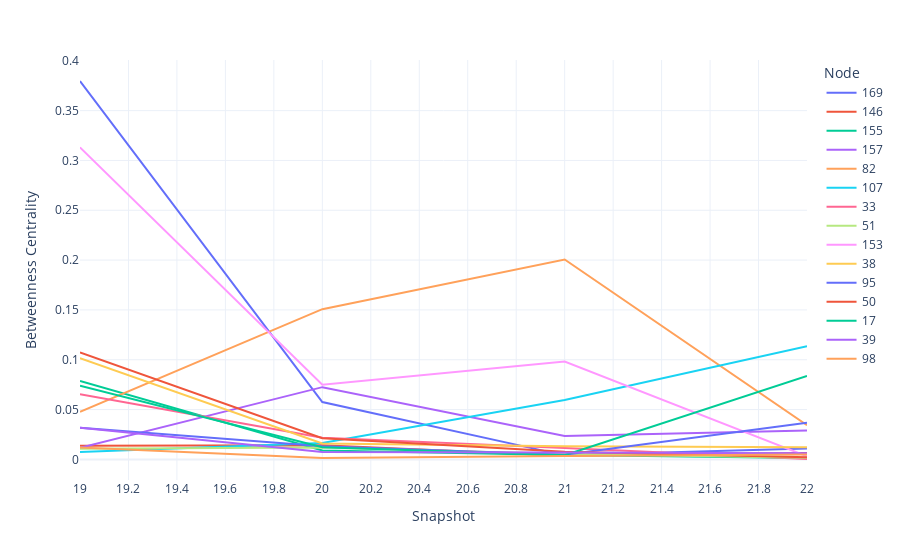

This figure's notebook cell:
### Markdown cell above
### Plotting Dynamic Betweenness Centrality

Finally, plot the betweenness centrality over time using plotly.

### Code cell
import plotly.express as px

fig = px.line(df.T)
fig.update_layout(xaxis_title="Snapshot",
                  xaxis_nticks=len(snapshotG),
                  yaxis_title="Betweenness Centrality",
                  legend_title_text='Node',
                  template="plotly_white")
fig.show()

### Figure 1 — Plotly figure (JSON) as saved in the notebook; plotly's stock layout.template omitted (floating-point values rounded to 4 significant figures)
{"data": [{"hovertemplate": "variable=169<br>index=%{x}<br>value=%{y}<extra></extra>", "legendgroup": "169", "line": {"color": "#636efa", "dash": "solid"}, "mode": "lines", "name": "169", "orientation": "v", "showlegend": true, "type": "scatter", "x": [19, 20, 21, 22], "xaxis": "x", "y": [0.3797, 0.05752, 0.004021, 0.011], "yaxis": "y"}, {"hovertemplate": "variable=146<br>index=%{x}<br>value=%{y}<extra></extra>", "legendgroup": "146", "line": {"color": "#EF553B", "dash": "solid"}, "mode": "lines", "name": "146", "orientation": "v", "showlegend": true, "type": "scatter", "x": [19, 20, 21, 22], "xaxis": "x", "y": [0.01372, 0.01413, 0.00357, 0.006415], "yaxis": "y"}, {"hovertemplate": "variable=155<br>index=%{x}<br>value=%{y}<extra></extra>", "legendgroup": "155", "line": {"color": "#00cc96", "dash": "solid"}, "mode": "lines", "name": "155", "orientation": "v", "showlegend": true, "type": "scatter", "x": [19, 20, 21, 22], "xaxis": "x", "y": [0.07871, 0.008893, 0.004312, 0.001307], "yaxis": "y"}, {"hovertemplate": "variable=157<br>index=%{x}<br>value=%{y}<extra></extra>", "legendgroup": "157", "line": {"color": "#ab63fa", "dash": "solid"}, "mode": "lines", "name": "157", "orientation": "v", "showlegend": true, "type": "scatter", "x": [19, 20, 21, 22], "xaxis": "x", "y": [0.01154, 0.07249, 0.02339, 0.02889], "yaxis": "y"}, {"hovertemplate": "variable=82<br>index=%{x}<br>value=%{y}<extra></extra>", "legendgroup": "82", "line": {"color": "#FFA15A", "dash": "solid"}, "mode": "lines", "name": "82", "orientation": "v", "showlegend": true, "type": "scatter", "x": [19, 20, 21, 22], "xaxis": "x", "y": [0.04777, 0.1507, 0.2006, 0.03438], "yaxis": "y"}, {"hovertemplate": "variable=107<br>index=%{x}<br>value=%{y}<extra></extra>", "legendgroup": "107", "line": {"color": "#19d3f3", "dash": "solid"}, "mode": "lines", "name": "107", "orientation": "v", "showlegend": true, "type": "scatter", "x": [19, 20, 21, 22], "xaxis": "x", "y": [0.007351, 0.01652, 0.05956, 0.1137], "yaxis": "y"}, {"hovertemplate": "variable=33<br>index=%{x}<br>value=%{y}<extra></extra>", "legendgroup": "33", "line": {"color": "#FF6692", "dash": "solid"}, "mode": "lines", "name": "33", "orientation": "v", "showlegend": true, "type": "scatter", "x": [19, 20, 21, 22], "xaxis": "x", "y": [0.0655, 0.02162, 0.0113, 0.0003816], "yaxis": "y"}, {"hovertemplate": "variable=51<br>index=%{x}<br>value=%{y}<extra></extra>", "legendgroup": "51", "line": {"color": "#B6E880", "dash": "solid"}, "mode": "lines", "name": "51", "orientation": "v", "showlegend": true, "type": "scatter", "x": [19, 20, 21, 22], "xaxis": "x", "y": [0.01068, 0.01203, 0.005304, 0.001585], "yaxis": "y"}, {"hovertemplate": "variable=153<br>index=%{x}<br>value=%{y}<extra></extra>", "legendgroup": "153", "line": {"color": "#FF97FF", "dash": "solid"}, "mode": "lines", "name": "153", "orientation": "v", "showlegend": true, "type": "scatter", "x": [19, 20, 21, 22], "xaxis": "x", "y": [0.3131, 0.07492, 0.09828, 0.002986], "yaxis": "y"}, {"hovertemplate": "variable=38<br>index=%{x}<br>value=%{y}<extra></extra>", "legendgroup": "38", "line": {"color": "#FECB52", "dash": "solid"}, "mode": "lines", "name": "38", "orientation": "v", "showlegend": true, "type": "scatter", "x": [19, 20, 21, 22], "xaxis": "x", "y": [0.1017, 0.01596, 0.01321, 0.01207], "yaxis": "y"}, {"hovertemplate": "variable=95<br>index=%{x}<br>value=%{y}<extra></extra>", "legendgroup": "95", "line": {"color": "#636efa", "dash": "solid"}, "mode": "lines", "name": "95", "orientation": "v", "showlegend": true, "type": "scatter", "x": [19, 20, 21, 22], "xaxis": "x", "y": [0.03164, 0.0131, 0.004661, 0.03677], "yaxis": "y"}, {"hovertemplate": "variable=50<br>index=%{x}<br>value=%{y}<extra></extra>", "legendgroup": "50", "line": {"color": "#EF553B", "dash": "solid"}, "mode": "lines", "name": "50", "orientation": "v", "showlegend": true, "type": "scatter", "x": [19, 20, 21, 22], "xaxis": "x", "y": [0.1074, 0.02122, 0.0076, 0.002232], "yaxis": "y"}, {"hovertemplate": "variable=17<br>index=%{x}<br>value=%{y}<extra></extra>", "legendgroup": "17", "line": {"color": "#00cc96", "dash": "solid"}, "mode": "lines", "name": "17", "orientation": "v", "showlegend": true, "type": "scatter", "x": [19, 20, 21, 22], "xaxis": "x", "y": [0.07397, 0.01214, 0.004207, 0.08371], "yaxis": "y"}, {"hovertemplate": "variable=39<br>index=%{x}<br>value=%{y}<extra></extra>", "legendgroup": "39", "line": {"color": "#ab63fa", "dash": "solid"}, "mode": "lines", "name": "39", "orientation": "v", "showlegend": true, "type": "scatter", "x": [19, 20, 21, 22], "xaxis": "x", "y": [0.03164, 0.007292, 0.006813, 0.006161], "yaxis": "y"}, {"hovertemplate": "variable=98<br>index=%{x}<br>value=%{y}<extra></extra>", "legendgroup": "98", "line": {"color": "#FFA15A", "dash": "solid"}, "mode": "lines", "name": "98", "orientation": "v", "showlegend": true, "type": "scatter", "x": [19, 20, 21, 22], "xaxis": "x", "y": [0.01201, 0.001368, 0.003304, 0.004992], "yaxis": "y"}], "layout": {"legend": {"title": {"text": "Node"}, "tracegroupgap": 0}, "margin": {"t": 60}, "xaxis": {"anchor": "y", "domain": [0, 1], "nticks": 23, "title": {"text": "Snapshot"}}, "yaxis": {"anchor": "x", "domain": [0, 1], "title": {"text": "Betweenness Centrality"}}}}
